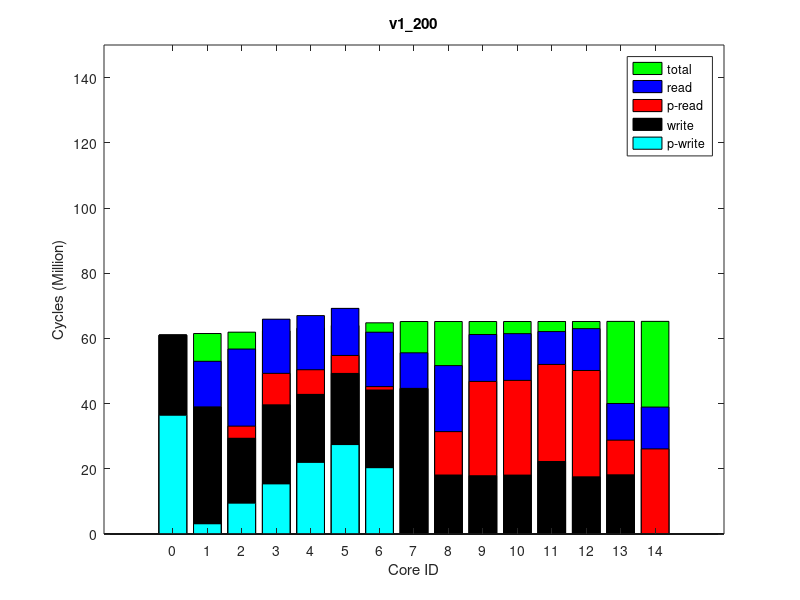

This figure's MATLAB source:
times(1, :, :) = [
0, 61843564, 0
1227, 62252987, 0
3723292, 62675482, 0
9639966, 63080437, 0
7553173, 63889393, 0
5509321, 64731141, 0
1046604, 65578048, 0
70480, 65978686, 0
13308348, 65979829, 0
28922360, 65981830, 0
29048264, 65984259, 0
29774907, 65987339, 0
32619023, 65989132, 0
10561853, 66023140, 0
25492732, 66030201, 0
];
times(2, :, :) = [
0, 61843682, 0
1230, 62252922, 0
3720805, 62675761, 0
9646965, 63081173, 0
7556886, 63890079, 0
5515491, 64732106, 0
1041698, 65579067, 0
70332, 65979474, 0
13309449, 65980572, 0
28924989, 65982621, 0
29053199, 65985153, 0
29771246, 65988185, 0
32608174, 65989956, 0
10630678, 66023933, 0
26167595, 66031015, 0
];
times(3, :, :) = [
0, 61846880, 0
1272, 62256492, 0
3719399, 62679325, 0
9634235, 63084731, 0
7553289, 63893551, 0
5507509, 64735736, 0
1038151, 65582243, 0
70535, 65982707, 0
13310409, 65983830, 0
28927134, 65985851, 0
29054559, 65988270, 0
29774942, 65991314, 0
32616678, 65993108, 0
10631270, 66027100, 0
26171358, 66034161, 0
];
times(4, :, :) = [
0, 61848535, 0
1272, 62257769, 0
3720080, 62680477, 0
9639191, 63085820, 0
7556208, 63894829, 0
5509034, 64737195, 0
1044114, 65584521, 0
70485, 65985414, 0
13315865, 65986547, 0
28930169, 65988570, 0
29056595, 65991100, 0
29771820, 65994195, 0
32618842, 65996084, 0
10633542, 66030061, 0
26176641, 66037131, 0
];
times(5, :, :) = [
0, 61843665, 0
1272, 62253006, 0
3723351, 62676241, 0
9649456, 63081431, 0
7562954, 63889818, 0
5515573, 64732043, 0
1051068, 65579716, 0
70326, 65980542, 0
13312049, 65981657, 0
28924106, 65983672, 0
29053426, 65986180, 0
29775296, 65989250, 0
32613845, 65991031, 0
10630254, 66025049, 0
26169921, 66032117, 0
];
times(6, :, :) = [
0, 61844883, 0
1272, 62253758, 0
3725535, 62677139, 0
9652375, 63082506, 0
7556797, 63891453, 0
5520133, 64733652, 0
1047422, 65580573, 0
70530, 65981116, 0
13308604, 65982258, 0
28922056, 65984272, 0
29055991, 65986704, 0
29771747, 65989704, 0
32611932, 65991474, 0
10632520, 66025464, 0
26168883, 66032546, 0
];
times(7, :, :) = [
0, 61843064, 0
1226, 62252214, 0
3723852, 62674905, 0
9654889, 63079977, 0
7565176, 63887815, 0
5522569, 64730129, 0
1049991, 65576940, 0
70430, 65977592, 0
13314277, 65978693, 0
28921027, 65980715, 0
29048680, 65983226, 0
29771005, 65986279, 0
32610002, 65988074, 0
10627920, 66022049, 0
26169411, 66029121, 0
];
times(8, :, :) = [
0, 61842770, 0
1323, 62252419, 0
3717352, 62675217, 0
9637378, 63080528, 0
7556014, 63889175, 0
5510352, 64731620, 0
1042847, 65579354, 0
70646, 65979784, 0
13307795, 65980905, 0
28922874, 65982918, 0
29053159, 65985354, 0
29772979, 65988433, 0
32608573, 65990306, 0
10632741, 66024305, 0
26169354, 66031391, 0
];
times(9, :, :) = [
0, 61840902, 0
1226, 62250366, 0
3724577, 62673364, 0
9651903, 63078616, 0
7557410, 63887739, 0
5515310, 64729574, 0
1046850, 65576888, 0
70339, 65977638, 0
13306264, 65978762, 0
28921624, 65980786, 0
29049915, 65983213, 0
29771413, 65986254, 0
32611375, 65988012, 0
10628628, 66021993, 0
26169099, 66029059, 0
];
times(10, :, :) = [
0, 61847375, 0
1226, 62256720, 0
3721000, 62679370, 0
9642088, 63084359, 0
7548302, 63893100, 0
5507805, 64735694, 0
1044074, 65582524, 0
70236, 65983123, 0
13312141, 65984255, 0
28927218, 65986256, 0
29055823, 65988689, 0
29775760, 65991717, 0
32610757, 65993490, 0
10631851, 66027484, 0
26174001, 66034556, 0
];
ave_times = round(squeeze(mean(times)));
format long g, ave_times
std_times = round(squeeze(std(times)));
format long g, std_times
polling_read_times = ave_times;
times(1, :, :) = [
36425381, 62901674, 0
3135256, 63318248, 0
9453047, 63747029, 0
15370151, 64159141, 0
21955698, 64981414, 0
27432766, 65837498, 0
20338164, 66697729, 0
0, 67107281, 0
0, 67108419, 0
0, 67110443, 0
0, 67112970, 0
0, 67116031, 0
0, 67117855, 0
0, 67152863, 0
0, 67157839, 0
];
times(2, :, :) = [
36422955, 62900899, 0
3142967, 63317667, 0
9464144, 63746656, 0
15384289, 64158761, 0
21965743, 64980894, 0
27439350, 65837045, 0
20335421, 66697532, 0
0, 67106884, 0
0, 67107986, 0
0, 67110010, 0
0, 67112541, 0
0, 67115574, 0
0, 67117381, 0
0, 67152404, 0
0, 67157341, 0
];
times(3, :, :) = [
36425509, 62903231, 0
3139583, 63319667, 0
9460153, 63748329, 0
15384439, 64160454, 0
21971734, 64982811, 0
27442921, 65838941, 0
20343094, 66699174, 0
0, 67108957, 0
0, 67110081, 0
0, 67112070, 0
0, 67114602, 0
0, 67117658, 0
0, 67119488, 0
0, 67154501, 0
0, 67159504, 0
];
times(4, :, :) = [
36422097, 62899840, 0
3131914, 63316380, 0
9443948, 63745070, 0
15360574, 64156878, 0
21951057, 64978969, 0
27420624, 65835068, 0
20340462, 66695088, 0
0, 67104854, 0
0, 67105989, 0
0, 67108006, 0
0, 67110531, 0
0, 67113604, 0
0, 67115417, 0
0, 67150419, 0
0, 67155383, 0
];
times(5, :, :) = [
36425697, 62903377, 0
3137500, 63319709, 0
9453782, 63748622, 0
15376261, 64160781, 0
21968520, 64982997, 0
27437378, 65839277, 0
20342758, 66699249, 0
0, 67108693, 0
0, 67109806, 0
0, 67111801, 0
0, 67114338, 0
0, 67117369, 0
0, 67119152, 0
0, 67154170, 0
0, 67159101, 0
];
times(6, :, :) = [
36421182, 62900316, 0
3136010, 63316779, 0
9451600, 63745634, 0
15369262, 64157747, 0
21960104, 64980326, 0
27425576, 65836180, 0
20337807, 66696259, 0
0, 67105754, 0
0, 67106868, 0
0, 67108877, 0
0, 67111400, 0
0, 67114422, 0
0, 67116244, 0
0, 67151204, 0
0, 67156207, 0
];
times(7, :, :) = [
36422508, 62900078, 0
3136749, 63316369, 0
9458693, 63745314, 0
15375527, 64157263, 0
21966769, 64979900, 0
27436458, 65836333, 0
20334147, 66696254, 0
0, 67105838, 0
0, 67106936, 0
0, 67108950, 0
0, 67111471, 0
0, 67114498, 0
0, 67116302, 0
0, 67151302, 0
0, 67156240, 0
];
times(8, :, :) = [
36422770, 62901090, 0
3139132, 63317508, 0
9462959, 63746478, 0
15375298, 64158728, 0
21963793, 64980629, 0
27428340, 65836990, 0
20338137, 66697151, 0
0, 67106720, 0
0, 67107869, 0
0, 67109878, 0
0, 67112403, 0
0, 67115471, 0
0, 67117294, 0
0, 67152313, 0
0, 67157263, 0
];
times(9, :, :) = [
36419393, 62897414, 0
3133195, 63314039, 0
9446187, 63742819, 0
15362620, 64154586, 0
21964279, 64976992, 0
27426003, 65832902, 0
20341490, 66693132, 0
0, 67102763, 0
0, 67103879, 0
0, 67105900, 0
0, 67108423, 0
0, 67111456, 0
0, 67113272, 0
0, 67148281, 0
0, 67153224, 0
];
times(10, :, :) = [
36423882, 62900142, 0
3134938, 63316302, 0
9462105, 63745121, 0
15379822, 64157169, 0
21971475, 64979300, 0
27429705, 65835750, 0
20338907, 66695615, 0
0, 67105431, 0
0, 67106543, 0
0, 67108559, 0
0, 67111080, 0
0, 67114129, 0
0, 67115956, 0
0, 67150926, 0
0, 67155928, 0
];
ave_times = round(squeeze(mean(times)));
format long g, ave_times
std_times = round(squeeze(std(times)));
format long g, std_times
polling_write_times = ave_times;
times(1, :, :) = [
0, 67064646, 0
14056360, 67512640, 64000
27367637, 67965409, 128000
26264044, 68405467, 64000
24182543, 69286453, 64000
19977074, 70197010, 64000
17738268, 71113946, 128000
10979696, 71552559, 64000
33567183, 71553707, 128000
43310853, 71555689, 64000
43391589, 71558137, 64000
39849203, 71561563, 64000
45446045, 71563346, 64000
21758054, 71597639, 128000
38174452, 71626878, 250000
];
times(2, :, :) = [
0, 67063198, 0
14057716, 67511331, 64000
27377846, 67964165, 128000
26278244, 68404136, 64000
24190129, 69285629, 64000
19961046, 70195779, 64000
17737758, 71112638, 128000
10975906, 71551291, 64000
33566215, 71552423, 128000
43310563, 71554390, 64000
43389058, 71556815, 64000
39852734, 71560287, 64000
45453638, 71562074, 64000
21883183, 71596372, 128000
39017686, 71625616, 250000
];
times(3, :, :) = [
0, 67071314, 0
14057448, 67519129, 64000
27368274, 67972166, 128000
26245005, 68412119, 64000
24159969, 69293105, 64000
19927931, 70203570, 64000
17731071, 71120305, 128000
10981322, 71558865, 64000
33575708, 71559993, 128000
43319003, 71561976, 64000
43396342, 71564432, 64000
39859544, 71567915, 64000
45461956, 71569723, 64000
21891451, 71604015, 128000
39025765, 71633275, 250000
];
times(4, :, :) = [
0, 67066521, 0
14056621, 67514534, 64000
27363873, 67967410, 128000
26265452, 68407466, 64000
24169238, 69288360, 64000
19952683, 70198498, 64000
17732072, 71115199, 128000
10978394, 71553833, 64000
33570029, 71554961, 128000
43315080, 71556955, 64000
43392278, 71559402, 64000
39854046, 71562870, 64000
45456948, 71564662, 64000
21885298, 71598970, 128000
39020574, 71628240, 250000
];
times(5, :, :) = [
0, 67068268, 0
14057032, 67516459, 64000
27374218, 67969112, 128000
26274581, 68409007, 64000
24185061, 69290028, 64000
19960575, 70200590, 64000
17735406, 71117650, 128000
10978688, 71556257, 64000
33572711, 71557405, 128000
43317910, 71559369, 64000
43393257, 71561840, 64000
39858563, 71565254, 64000
45459496, 71567037, 64000
21887239, 71601350, 128000
39021855, 71630593, 250000
];
times(6, :, :) = [
0, 67065403, 0
14057245, 67513194, 64000
27368922, 67966165, 128000
26255743, 68406105, 64000
24165484, 69286937, 64000
19961400, 70197283, 64000
17730090, 71114368, 128000
10978379, 71552966, 64000
33568234, 71554100, 128000
43312585, 71556078, 64000
43389676, 71558531, 64000
39855570, 71561962, 64000
45457141, 71563751, 64000
21886133, 71598053, 128000
39018858, 71627305, 250000
];
times(7, :, :) = [
0, 67064450, 0
14055971, 67512156, 64000
27373766, 67965389, 128000
26273011, 68405413, 64000
24162134, 69286793, 64000
19961665, 70197153, 64000
17732285, 71113916, 128000
10978675, 71552562, 64000
33570750, 71553707, 128000
43313268, 71555681, 64000
43388494, 71558131, 64000
39855108, 71561593, 64000
45456776, 71563386, 64000
21885791, 71597705, 128000
39020556, 71626955, 250000
];
times(8, :, :) = [
0, 67063721, 0
14056703, 67512136, 64000
27371597, 67964861, 128000
26283365, 68404894, 64000
24189861, 69285950, 64000
19969218, 70197186, 64000
17736788, 71114098, 128000
10978183, 71552663, 64000
33568857, 71553783, 128000
43313755, 71555773, 64000
43390745, 71558251, 64000
39854297, 71561685, 64000
45456056, 71563487, 64000
21883990, 71597791, 128000
39018419, 71627041, 250000
];
times(9, :, :) = [
0, 67068378, 0
14056558, 67516200, 64000
27360703, 67968915, 128000
26251097, 68408791, 64000
24155005, 69289661, 64000
19935594, 70199537, 64000
17730013, 71116643, 128000
10980640, 71555195, 64000
33570690, 71556313, 128000
43314744, 71558298, 64000
43392065, 71560756, 64000
39858693, 71564228, 64000
45459013, 71566032, 64000
21886079, 71600335, 128000
39021563, 71629588, 250000
];
times(10, :, :) = [
0, 67064949, 0
14057345, 67512828, 64000
27376968, 67965748, 128000
26262860, 68405787, 64000
24152397, 69287002, 64000
19955502, 70197865, 64000
17730604, 71114987, 128000
10978662, 71553668, 64000
33568735, 71554793, 128000
43314192, 71556767, 64000
43390733, 71559204, 64000
39856877, 71562696, 64000
45457081, 71564523, 64000
21885286, 71598836, 128000
39018243, 71628090, 250000
];
ave_times = round(squeeze(mean(times)));
format long g, ave_times
std_times = round(squeeze(std(times)));
format long g, std_times
read_times = ave_times;
times(1, :, :) = [
0, 61093435, 0
0, 61497995, 0
0, 61915363, 0
0, 62315383, 0
0, 63114294, 0
0, 63946031, 0
0, 64782333, 0
0, 65179408, 0
0, 65180510, 0
0, 65182441, 0
0, 65184867, 0
0, 65187868, 0
0, 65189620, 0
0, 65223549, 0
0, 65229393, 0
];
times(2, :, :) = [
0, 61093382, 0
0, 61497933, 0
0, 61915580, 0
0, 62315903, 0
0, 63114320, 0
0, 63945904, 0
0, 64782521, 0
0, 65179403, 0
0, 65180498, 0
0, 65182423, 0
0, 65184851, 0
0, 65187875, 0
0, 65189632, 0
0, 65223523, 0
0, 65229447, 0
];
times(3, :, :) = [
0, 61093081, 0
0, 61497194, 0
0, 61914389, 0
0, 62314679, 0
0, 63113522, 0
0, 63945410, 0
0, 64782470, 0
0, 65179468, 0
0, 65180551, 0
0, 65182477, 0
0, 65184897, 0
0, 65187880, 0
0, 65189621, 0
0, 65223538, 0
0, 65229381, 0
];
times(4, :, :) = [
0, 61091430, 0
0, 61495974, 0
0, 61913410, 0
0, 62313634, 0
0, 63112264, 0
0, 63944063, 0
0, 64780012, 0
0, 65176854, 0
0, 65177936, 0
0, 65179869, 0
0, 65182279, 0
0, 65185267, 0
0, 65187003, 0
0, 65220920, 0
0, 65226837, 0
];
times(5, :, :) = [
0, 61092391, 0
0, 61496500, 0
0, 61913969, 0
0, 62314206, 0
0, 63113161, 0
0, 63945152, 0
0, 64781368, 0
0, 65178472, 0
0, 65179560, 0
0, 65181496, 0
0, 65183925, 0
0, 65186918, 0
0, 65188665, 0
0, 65222548, 0
0, 65228465, 0
];
times(6, :, :) = [
0, 61089198, 0
0, 61493653, 0
0, 61911263, 0
0, 62311359, 0
0, 63110066, 0
0, 63941895, 0
0, 64777924, 0
0, 65174928, 0
0, 65176015, 0
0, 65177941, 0
0, 65180346, 0
0, 65183378, 0
0, 65185125, 0
0, 65219026, 0
0, 65224949, 0
];
times(7, :, :) = [
0, 61094209, 0
0, 61498451, 0
0, 61915887, 0
0, 62316166, 0
0, 63114907, 0
0, 63946704, 0
0, 64783263, 0
0, 65180387, 0
0, 65181471, 0
0, 65183397, 0
0, 65185809, 0
0, 65188828, 0
0, 65190571, 0
0, 65224455, 0
0, 65230362, 0
];
times(8, :, :) = [
0, 61094620, 0
0, 61499007, 0
0, 61915999, 0
0, 62316244, 0
0, 63114837, 0
0, 63946486, 0
0, 64783089, 0
0, 65180210, 0
0, 65181291, 0
0, 65183219, 0
0, 65185627, 0
0, 65188646, 0
0, 65190381, 0
0, 65224259, 0
0, 65230169, 0
];
times(9, :, :) = [
0, 61092277, 0
0, 61496732, 0
0, 61914330, 0
0, 62314504, 0
0, 63113311, 0
0, 63945586, 0
0, 64782370, 0
0, 65179203, 0
0, 65180308, 0
0, 65182242, 0
0, 65184658, 0
0, 65187687, 0
0, 65189421, 0
0, 65223344, 0
0, 65229203, 0
];
times(10, :, :) = [
0, 61090574, 0
0, 61495026, 0
0, 61912279, 0
0, 62312311, 0
0, 63111179, 0
0, 63942943, 0
0, 64779472, 0
0, 65176590, 0
0, 65177686, 0
0, 65179620, 0
0, 65182035, 0
0, 65185059, 0
0, 65186821, 0
0, 65220733, 0
0, 65226646, 0
];
ave_times = round(squeeze(mean(times)));
format long g, ave_times
std_times = round(squeeze(std(times)));
format long g, std_times
total_times = ave_times;
times(1, :, :) = [
60978475, 73922774, 64000
38923570, 74413420, 128000
29370642, 74916846, 64000
39639158, 75401060, 64000
42841251, 76367414, 64000
49257429, 77374138, 64000
44168390, 78384666, 64000
44602408, 78866478, 128000
18090514, 78867744, 64000
17881456, 78870045, 64000
18068858, 78873050, 64000
22242910, 78876346, 64000
17536897, 78878486, 64000
18019235, 78920183, 64000
0, 78921065, 0
];
times(2, :, :) = [
60980426, 73924725, 64000
38925836, 74415066, 128000
29385957, 74918192, 64000
39641769, 75402495, 64000
42832576, 76368969, 64000
49267328, 77375582, 64000
44174070, 78386412, 64000
44604756, 78868208, 128000
18089703, 78869448, 64000
17880723, 78871730, 64000
18070814, 78874697, 64000
22241500, 78877998, 64000
17543696, 78880114, 64000
18177591, 78921819, 64000
0, 78922711, 0
];
times(3, :, :) = [
60977408, 73921707, 64000
38921174, 74412131, 128000
29358236, 74915267, 64000
39620909, 75399775, 64000
42822307, 76365990, 64000
49254971, 77372572, 64000
44169281, 78383111, 64000
44601576, 78865064, 128000
18091253, 78866305, 64000
17881371, 78868613, 64000
18071218, 78871582, 64000
22241230, 78874908, 64000
17543723, 78877023, 64000
18176729, 78918707, 64000
0, 78919572, 0
];
times(4, :, :) = [
60976349, 73920648, 64000
38921758, 74410887, 128000
29362065, 74914104, 64000
39626915, 75398533, 64000
42821634, 76365208, 64000
49255924, 77371656, 64000
44163535, 78382328, 64000
44602138, 78864135, 128000
18091488, 78865400, 64000
17881535, 78867673, 64000
18070687, 78870659, 64000
22245145, 78873963, 64000
17546821, 78876077, 64000
18177288, 78917719, 64000
0, 78918593, 0
];
times(5, :, :) = [
60975573, 73919872, 64000
38920262, 74410351, 128000
29358687, 74913409, 64000
39626070, 75397638, 64000
42821378, 76364192, 64000
49253416, 77371147, 64000
44168478, 78381999, 64000
44600342, 78863692, 128000
18090952, 78864945, 64000
17881967, 78867255, 64000
18070263, 78870226, 64000
22243230, 78873552, 64000
17542046, 78875681, 64000
18176106, 78917368, 64000
0, 78918247, 0
];
times(6, :, :) = [
60977241, 73921540, 64000
38921362, 74411809, 128000
29376000, 74914850, 64000
39644782, 75399504, 64000
42827609, 76366047, 64000
49259926, 77372772, 64000
44167592, 78383380, 64000
44601529, 78865190, 128000
18092135, 78866451, 64000
17881253, 78868749, 64000
18070688, 78871732, 64000
22242080, 78875066, 64000
17545877, 78877179, 64000
18175425, 78918885, 64000
0, 78919758, 0
];
times(7, :, :) = [
60975182, 73919481, 64000
38921559, 74409947, 128000
29359968, 74913170, 64000
39625971, 75397712, 64000
42821315, 76363943, 64000
49244063, 77371049, 64000
44156551, 78381466, 64000
44603009, 78863362, 128000
18091445, 78864628, 64000
17881048, 78866929, 64000
18071166, 78869928, 64000
22244831, 78873236, 64000
17544011, 78875369, 64000
18177686, 78917038, 64000
0, 78917917, 0
];
times(8, :, :) = [
60976599, 73920898, 64000
38921057, 74411454, 128000
29373024, 74914362, 64000
39639068, 75398752, 64000
42833660, 76365353, 64000
49259358, 77372040, 64000
44170390, 78382690, 64000
44601987, 78864774, 128000
18091607, 78866044, 64000
17881551, 78868343, 64000
18070575, 78871343, 64000
22243720, 78874621, 64000
17543562, 78876752, 64000
18178037, 78918440, 64000
0, 78919317, 0
];
times(9, :, :) = [
60976460, 73920759, 64000
38919622, 74411255, 128000
29352907, 74914546, 64000
39623943, 75398823, 64000
42822380, 76365603, 64000
49255919, 77372610, 64000
44167470, 78383252, 64000
44601282, 78865194, 128000
18090612, 78866502, 64000
17881599, 78868804, 64000
18069345, 78871767, 64000
22243301, 78875103, 64000
17548157, 78877229, 64000
18176898, 78918919, 64000
0, 78919797, 0
];
times(10, :, :) = [
60974472, 73918771, 64000
38917374, 74409030, 128000
29358877, 74912092, 64000
39622563, 75396574, 64000
42820736, 76362772, 64000
49245967, 77369859, 64000
44161908, 78380638, 64000
44600485, 78862572, 128000
18090321, 78863830, 64000
17881316, 78866114, 64000
18069755, 78869088, 64000
22239367, 78872434, 64000
17548323, 78874553, 64000
18177229, 78916244, 64000
0, 78917118, 0
];
ave_times = round(squeeze(mean(times)));
format long g, ave_times
std_times = round(squeeze(std(times)));
format long g, std_times
write_times = ave_times;
mytitle = 'v1\_200';
% order = [1 2 3 4 8 7 6 5 9 10 11 12 15 14 13];
order = 1:15;

total_times = total_times(:, 2)(order);

read_times = read_times(:, 1)(order);
write_times = write_times(:, 1)(order);

polling_read_times = polling_read_times(:, 1)(order);
polling_write_times = polling_write_times(:, 1)(order);

total_times /= 1000000;

read_times /= 1000000;
write_times /= 1000000;

polling_read_times /= 1000000;
polling_write_times /= 1000000;

% laying read on top of write
read_times += write_times;
polling_read_times += write_times;

figure(1);
clf()
% set(gcf, 'Position', get(0,'Screensize'));
% set(gcf,'units','normalized','outerposition',[0 0 1 1])
bar(0:14, total_times,'g');
hold on;
bar(0:14, read_times,'b');
bar(0:14, polling_read_times,'r');
bar(0:14, write_times,'k');
bar(0:14, polling_write_times,'c');
hold off

axis([-2 16 0 150])
% axis([-1 15])
set(gca,'XTick',0:14);
% set(gca,'xticklabel',{ '0'; '1'; '2'; '3'; '7'; '6'; '5'; '4'; '8'; '9'; '10'; '11'; '15'; '14'; '13' })

xlabel('Core ID')
ylabel('Cycles (Million)')

legend('total', 'read', 'p-read', 'write', 'p-write')
title(mytitle)
print(1, strcat(mytitle, '.png'))
